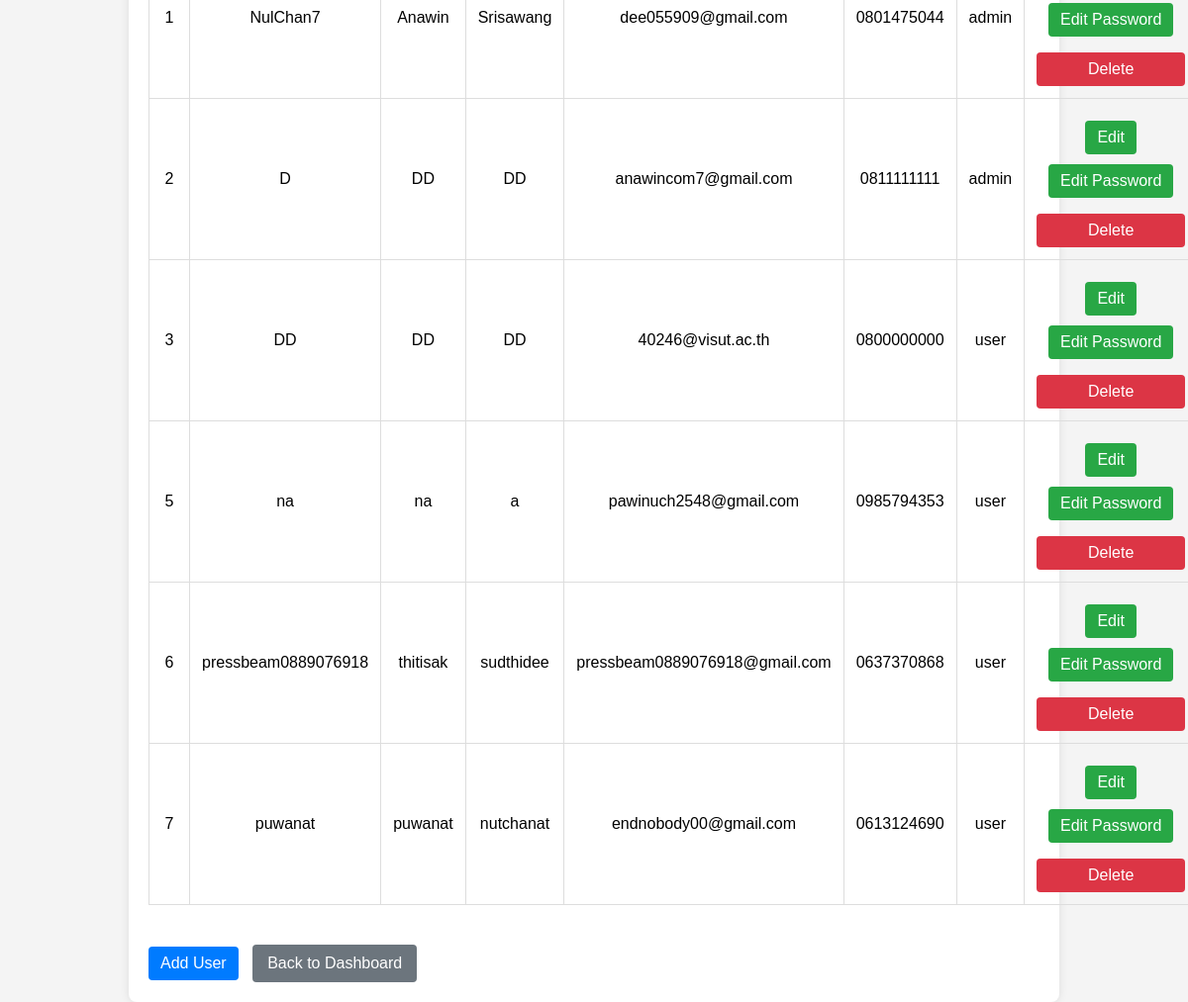
The page /user_list.php (signed in) on the database its author committed.
### tables this page shows
CREATE TABLE IF NOT EXISTS `users` (
  `id` int(11) NOT NULL AUTO_INCREMENT,
  `firstname` varchar(50) NOT NULL,
  `lastname` varchar(50) NOT NULL,
  `username` varchar(50) NOT NULL,
  `gmail` varchar(100) NOT NULL,
  `phone` varchar(15) NOT NULL,
  `password` varchar(255) NOT NULL,
  `role` enum('user','admin') NOT NULL DEFAULT 'user',
  PRIMARY KEY (`id`),
  UNIQUE KEY `username` (`username`),
  UNIQUE KEY `gmail` (`gmail`),
  UNIQUE KEY `phone` (`phone`)
);

### user_list.php (the view, shortened to what this page needs)
<?php
$conn = new mysqli('localhost', 'root', '', 'user_management');
$sql = "SELECT * FROM users";
$all_users_result = $conn->query($sql);
?>
<!DOCTYPE html>
<html lang="en">
<head>
    <link rel="stylesheet" href="style.css">
</head>
<body>
    <div class="container">
        <table>
            <tbody>
                <?php while ($row = $all_users_result->fetch_assoc()): ?>
                    <tr>
                        <td><?php echo $row['id']; ?></td>
                        <td><?php echo htmlspecialchars($row['username']); ?></td>
                        <td><?php echo htmlspecialchars($row['firstname']); ?></td>
                        <td><?php echo htmlspecialchars($row['lastname']); ?></td>
                        <td><?php echo htmlspecialchars($row['gmail']); ?></td>
                        <td><?php echo htmlspecialchars($row['phone']); ?></td>
                        <td><?php echo htmlspecialchars($row['role']); ?></td>
                        <td>
                            <a href="edit_user.php?id=<?php echo $row['id']; ?>">
                                <button class="edit">Edit</button>
                            </a>
                            <a href="edit_password.php?id=<?php echo $row['id']; ?>">
                                <button class="edit">Edit Password</button>
                            </a>
                            <form method="POST" action="delete_user.php" style="display:inline;">
                                <button type="submit" class="delete" onclick="return confirm('Are you sure you want to delete this user?');">Delete</button>
                            </form>
                        </td>
                    </tr>
                <?php endwhile; ?>
            </tbody>
        </table>
        <a href="add_user.php"><button class="add">Add User</button></a>
        <a href="dashboard.php"><button class="back-button">Back to Dashboard</button></a>
    </div>
</body>
</html>

### style.css (style rules this page uses)
body { font-family: Arial, sans-serif; background-color: #f4f4f4; margin: 0; padding: 0; }
.container { max-width: 900px; margin: 20px auto; padding: 20px; background-color: #fff; box-shadow: 0 0 10px rgba(0, 0, 0, 0.1); border-radius: 8px; }
button { padding: 10px 15px; background-color: #007BFF; color: white; border: none; border-radius: 4px; cursor: pointer; }
a { text-decoration: none; }
a button { margin-top: 10px; }
table { width: 100%; border-collapse: collapse; margin-bottom: 20px; }
table, th, td { border: 1px solid #ddd; }
th, td { padding: 12px; text-align: center; }
form { display: flex; flex-direction: column; gap: 10px; }
button[type="submit"] { align-self: center; width: 150px; }
button { padding: 10px 15px; border: none; border-radius: 4px; cursor: pointer; font-size: 16px; transition: background-color 0.3s, transform 0.2s; }
.container button.edit { background-color: #28a745; color: white; }
.container button.add { background-color: #007BFF; color: white; }
.container button.delete { background-color: #dc3545; color: white; }
.back-button { background-color: #28a745; color: white; padding: 10px 15px; border: none; border-radius: 4px; cursor: pointer; font-size: 16px; transition: background-color 0.3s, transform 0.2s; margin-top: 20px; }
html, body { height: 100%; margin: 0; display: flex; justify-content: center; align-items: center; }

### user_list.php (style rules this page uses)
button { padding: 8px 12px; margin-right: 10px; border: none; border-radius: 4px; cursor: pointer; }
.edit { background-color: #007bff; color: white; }
.delete { background-color: #dc3545; color: white; }
.add { background-color: #28a745; color: white; }
.back-button { background-color: #6c757d; color: white; }

### rows shown on the page
users: id "1", username "NulChan7", firstname "Anawin", lastname "Srisawang", gmail "dee055909@gmail.com", phone "0801475044", role "admin"
users: id "2", username "D", firstname "DD", lastname "DD", gmail "anawincom7@gmail.com", phone "0811111111", role "admin"
users: id "3", username "DD", firstname "DD", lastname "DD", gmail "40246@visut.ac.th", phone "0800000000", role "user"
users: id "5", username "na", firstname "na", lastname "a", gmail "pawinuch2548@gmail.com", phone "0985794353", role "user"
users: id "6", username "pressbeam0889076918", firstname "thitisak", lastname "sudthidee", gmail "pressbeam0889076918@gmail.com", phone "0637370868", role "user"
users: id "7", username "puwanat", firstname "puwanat", lastname "nutchanat", gmail "endnobody00@gmail.com", phone "0613124690", role "user"
